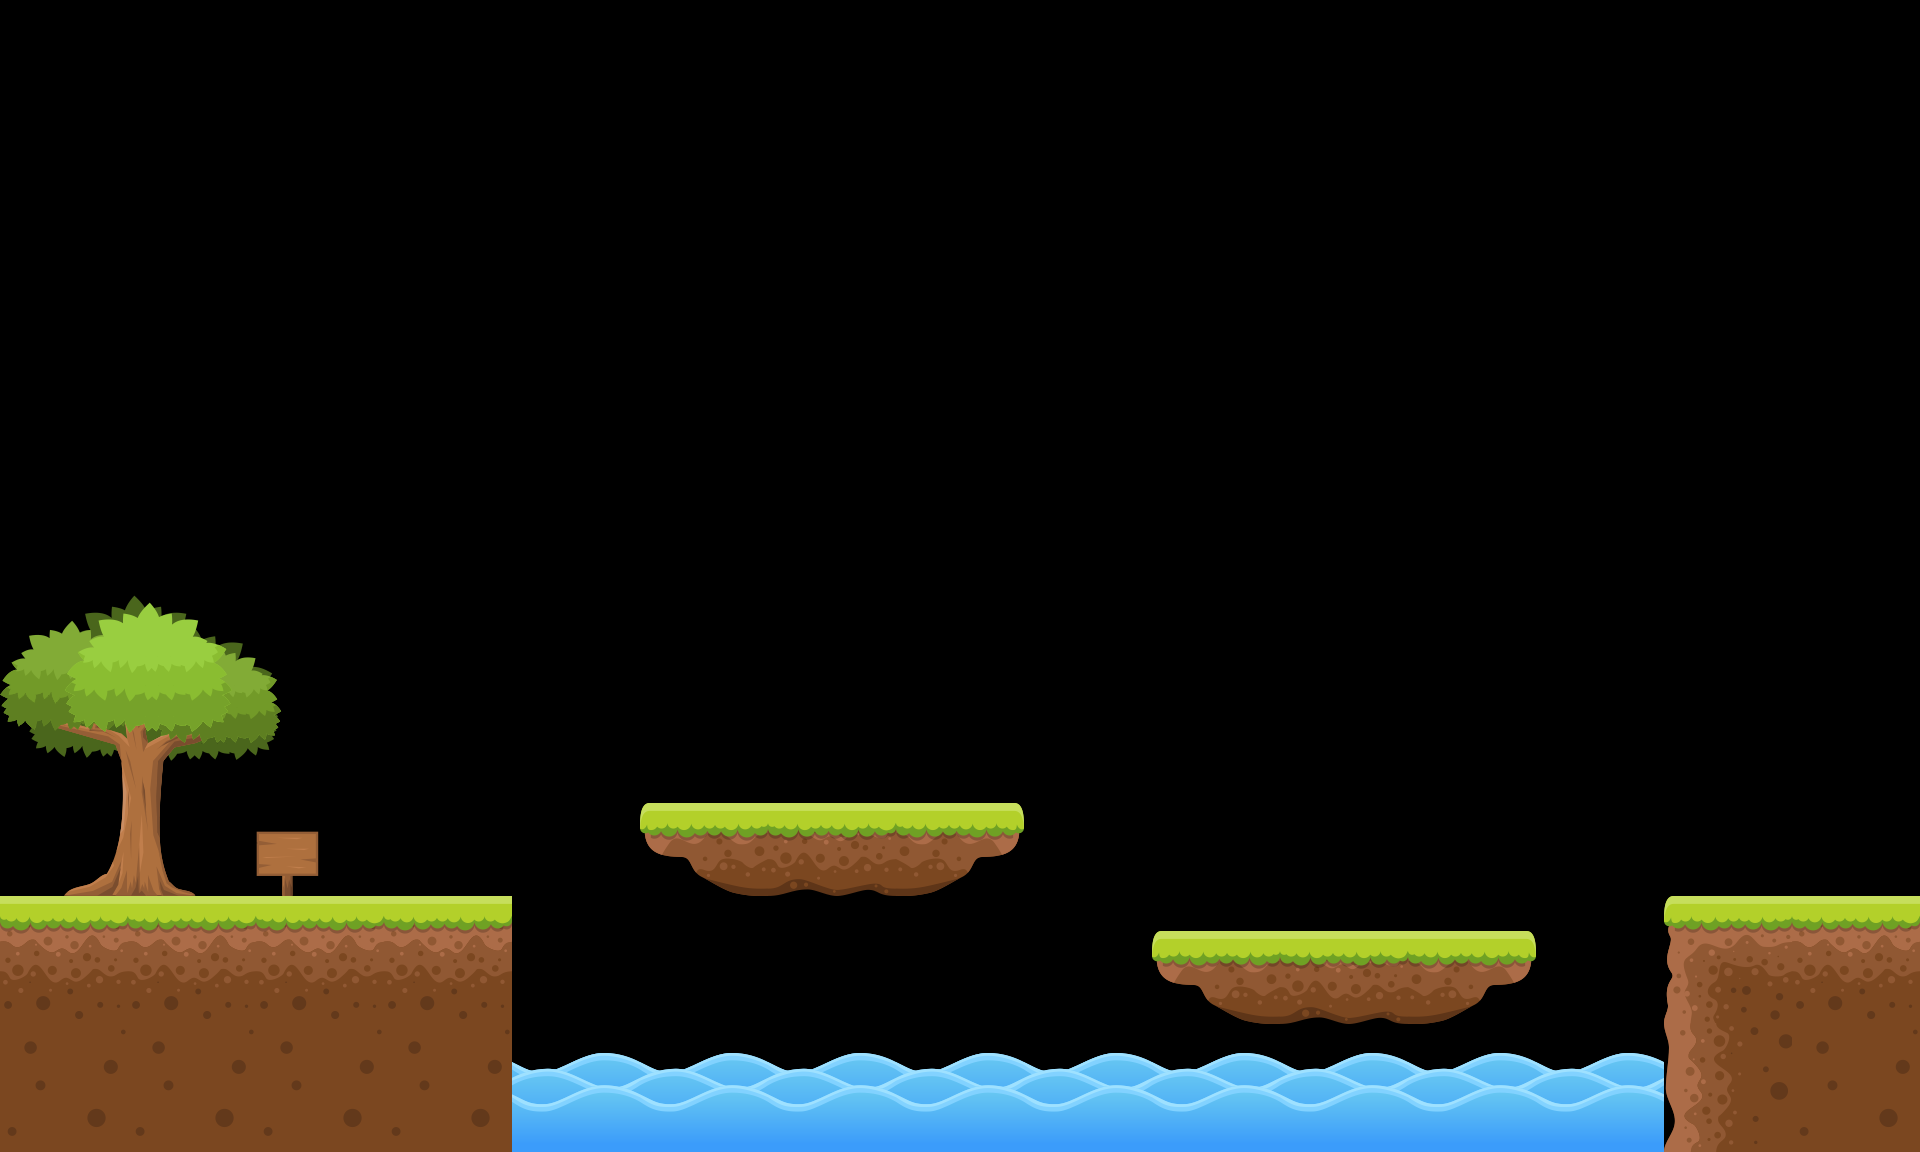

Rendered tile map (Tiled .tmx) drawn with the repository's tilesets; below, a short description and the full map source, tile grids included:
An orthogonal 15x9 tile map with 128x128 px tiles, 1 tile layer (Livello tile 1) and 4 objects (2x box).

<map version="1.4" tiledversion="1.4.3" orientation="orthogonal" renderorder="right-down" width="15" height="9" tilewidth="128" tileheight="128" infinite="0" nextlayerid="15" nextobjectid="38">
 <editorsettings>
  <export target="test_map.json" format="json" />
 </editorsettings>
 <tileset firstgid="1" name="swag" tilewidth="1000" tileheight="750" tilecount="33" columns="0">
  <grid orientation="orthogonal" width="1" height="1" />
  <tile id="0">
   <image width="128" height="128" source="image/1.png" />
  </tile>
  <tile id="1">
   <image width="128" height="128" source="image/2.png" />
  </tile>
  <tile id="2">
   <image width="128" height="128" source="image/3.png" />
  </tile>
  <tile id="3">
   <image width="129" height="129" source="image/4.png" />
  </tile>
  <tile id="4">
   <image width="128" height="128" source="image/5.png" />
  </tile>
  <tile id="5">
   <image width="128" height="128" source="image/6.png" />
  </tile>
  <tile id="6">
   <image width="128" height="128" source="image/7.png" />
  </tile>
  <tile id="7">
   <image width="128" height="128" source="image/8.png" />
  </tile>
  <tile id="8">
   <image width="128" height="128" source="image/9.png" />
  </tile>
  <tile id="9">
   <image width="128" height="128" source="image/10.png" />
  </tile>
  <tile id="10">
   <image width="128" height="128" source="image/11.png" />
  </tile>
  <tile id="11">
   <image width="128" height="128" source="image/12.png" />
  </tile>
  <tile id="12">
   <image width="128" height="93" source="image/13.png" />
  </tile>
  <tile id="13">
   <image width="128" height="93" source="image/14.png" />
  </tile>
  <tile id="14">
   <image width="128" height="93" source="image/15.png" />
  </tile>
  <tile id="15">
   <image width="128" height="128" source="image/16.png" />
  </tile>
  <tile id="16">
   <image width="128" height="99" source="image/17.png" />
  </tile>
  <tile id="17">
   <image width="128" height="128" source="image/18.png" />
  </tile>
  <tile id="18">
   <image width="133" height="65" source="image/Bush (1).png" />
  </tile>
  <tile id="19">
   <image width="133" height="65" source="image/Bush (2).png" />
  </tile>
  <tile id="20">
   <image width="73" height="47" source="image/Bush (3).png" />
  </tile>
  <tile id="21">
   <image width="73" height="46" source="image/Bush (4).png" />
  </tile>
  <tile id="22">
   <image width="77" height="77" source="image/Crate.png" />
  </tile>
  <tile id="23">
   <image width="49" height="41" source="image/Mushroom_1.png" />
  </tile>
  <tile id="24">
   <image width="50" height="41" source="image/Mushroom_2.png" />
  </tile>
  <tile id="25">
   <image width="63" height="65" source="image/Sign_1.png" />
  </tile>
  <tile id="26">
   <image width="62" height="64" source="image/Sign_2.png" />
  </tile>
  <tile id="27">
   <image width="90" height="54" source="image/Stone.png" />
  </tile>
  <tile id="28">
   <image width="116" height="44" source="image/Tree_1.png" />
  </tile>
  <tile id="29">
   <image width="282" height="301" source="image/Tree_2.png" />
  </tile>
  <tile id="30">
   <image width="282" height="275" source="image/Tree_3.png" />
  </tile>
  <tile id="31">
   <image width="1000" height="750" source="image/BG.png" />
  </tile>
  <tile id="32">
   <image width="800" height="400" source="image/3-bg-full.png" />
  </tile>
 </tileset>
 <layer id="1" name="Livello tile 1" width="15" height="9">
  <data encoding="csv">
0,0,0,0,0,0,0,0,0,0,0,0,0,0,0,
0,0,0,0,0,0,0,0,0,0,0,0,0,0,0,
0,0,0,0,0,0,0,0,0,0,0,0,0,0,0,
0,0,0,0,0,0,0,0,0,0,0,0,0,0,0,
0,0,0,0,0,0,0,0,0,0,0,0,0,0,0,
0,0,0,0,0,0,0,0,0,0,0,0,0,0,0,
30,0,26,0,0,13,14,15,0,0,0,0,0,0,0,
2,2,2,2,0,0,0,0,0,13,14,15,0,1,2,
5,5,5,5,17,17,17,17,17,17,17,17,17,4,5
</data>
 </layer>
 <objectgroup id="13" name="box" offsetx="28" offsety="6.06061">
  <properties>
   <property name="bodyType" value="dynamic" />
  </properties>
  <object id="21" name="box1" type="box" gid="23" x="764.303" y="714.758" width="77" height="77">
   <properties>
    <property name="bodyType" value="dynamic" />
   </properties>
  </object>
  <object id="23" name="box2" type="box" gid="23" x="1281.45" y="765.303" width="77" height="77">
   <properties>
    <property name="bodyType" value="dynamic" />
   </properties>
  </object>
 </objectgroup>
 <objectgroup id="14" name="piattaforme">
  <object id="36" x="640" y="801.352">
   <properties>
    <property name="bodyType" value="static" />
    <property name="isVisible" value="" />
   </properties>
   <polygon points="0,0 2.64828,45.963 90.0414,95.9815 287.338,95.9815 384,43.2593 384,-1.35185" />
  </object>
  <object id="37" x="1152" y="928">
   <properties>
    <property name="bodyType" value="dynamic" />
    <property name="isVisible" value="" />
   </properties>
   <polygon points="0,0 2.64828,45.963 90.0414,95.9815 287.338,95.9815 384,43.2593 384,-1.35185" />
  </object>
 </objectgroup>
</map>
